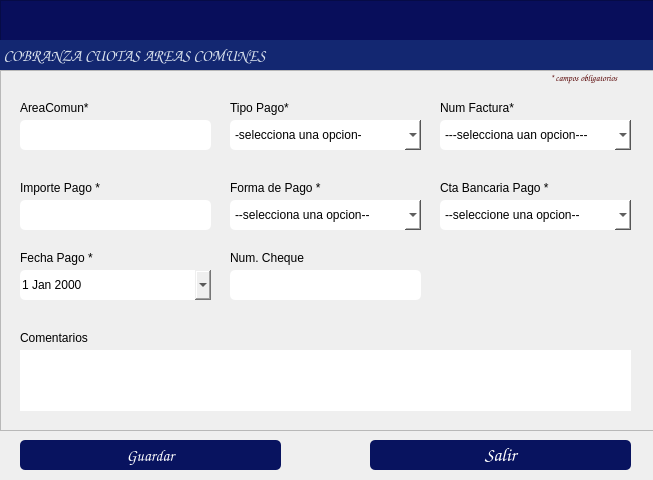
<?xml version="1.0" encoding="UTF-8"?>
<ui version="4.0">
 <class>Dialog</class>
 <widget class="QDialog" name="Dialog">
  <property name="windowModality">
   <enum>Qt::WindowModality::ApplicationModal</enum>
  </property>
  <property name="geometry">
   <rect>
    <x>0</x>
    <y>0</y>
    <width>653</width>
    <height>480</height>
   </rect>
  </property>
  <property name="windowTitle">
   <string/>
  </property>
  <property name="modal">
   <bool>true</bool>
  </property>
  <widget class="QPushButton" name="btnRegistrar">
   <property name="geometry">
    <rect>
     <x>20</x>
     <y>440</y>
     <width>261</width>
     <height>30</height>
    </rect>
   </property>
   <property name="font">
    <font>
     <family>Comic Sans MS</family>
     <pointsize>12</pointsize>
    </font>
   </property>
   <property name="styleSheet">
    <string notr="true">background-color: rgb(8, 19, 95);
color: rgb(255, 255, 255);
border-radius:5px;</string>
   </property>
   <property name="text">
    <string>Guardar</string>
   </property>
   <property name="icon">
    <iconset>
     <normaloff>../iconos/guardar.png</normaloff>../iconos/guardar.png</iconset>
   </property>
   <property name="iconSize">
    <size>
     <width>40</width>
     <height>40</height>
    </size>
   </property>
  </widget>
  <widget class="QPushButton" name="btnSalir">
   <property name="geometry">
    <rect>
     <x>370</x>
     <y>440</y>
     <width>261</width>
     <height>30</height>
    </rect>
   </property>
   <property name="font">
    <font>
     <family>Comic Sans MS</family>
     <pointsize>14</pointsize>
     <bold>false</bold>
    </font>
   </property>
   <property name="styleSheet">
    <string notr="true">background-color: rgb(8, 19, 95);
color: rgb(255, 255, 255);
border-radius:5px;</string>
   </property>
   <property name="text">
    <string>Salir</string>
   </property>
   <property name="icon">
    <iconset>
     <normaloff>../iconos/salir.ico</normaloff>../iconos/salir.ico</iconset>
   </property>
   <property name="iconSize">
    <size>
     <width>30</width>
     <height>30</height>
    </size>
   </property>
  </widget>
  <widget class="QFrame" name="frame_5">
   <property name="geometry">
    <rect>
     <x>0</x>
     <y>0</y>
     <width>681</width>
     <height>71</height>
    </rect>
   </property>
   <property name="maximumSize">
    <size>
     <width>16777215</width>
     <height>16777215</height>
    </size>
   </property>
   <property name="styleSheet">
    <string notr="true">background-color: rgb(8, 14, 91);</string>
   </property>
   <property name="frameShape">
    <enum>QFrame::Shape::StyledPanel</enum>
   </property>
   <property name="frameShadow">
    <enum>QFrame::Shadow::Raised</enum>
   </property>
   <widget class="QLabel" name="label_13">
    <property name="geometry">
     <rect>
      <x>0</x>
      <y>40</y>
      <width>832</width>
      <height>31</height>
     </rect>
    </property>
    <property name="font">
     <font>
      <family>Comic Sans MS</family>
      <pointsize>12</pointsize>
      <bold>true</bold>
     </font>
    </property>
    <property name="styleSheet">
     <string notr="true">color: rgb(255, 255, 255);
background-color: rgb(19, 39, 113);
color: rgb(255, 78, 2);
color: rgb(216, 224, 236);</string>
    </property>
    <property name="text">
     <string> COBRANZA CUOTAS AREAS COMUNES</string>
    </property>
    <property name="alignment">
     <set>Qt::AlignmentFlag::AlignLeading|Qt::AlignmentFlag::AlignLeft|Qt::AlignmentFlag::AlignVCenter</set>
    </property>
   </widget>
  </widget>
  <widget class="QFrame" name="frame">
   <property name="geometry">
    <rect>
     <x>0</x>
     <y>70</y>
     <width>671</width>
     <height>361</height>
    </rect>
   </property>
   <property name="frameShape">
    <enum>QFrame::Shape::StyledPanel</enum>
   </property>
   <property name="frameShadow">
    <enum>QFrame::Shadow::Raised</enum>
   </property>
   <widget class="QLabel" name="label_9">
    <property name="geometry">
     <rect>
      <x>230</x>
      <y>180</y>
      <width>81</width>
      <height>16</height>
     </rect>
    </property>
    <property name="text">
     <string>Num. Cheque</string>
    </property>
   </widget>
   <widget class="QComboBox" name="cmbTipoCuota">
    <property name="geometry">
     <rect>
      <x>230</x>
      <y>50</y>
      <width>191</width>
      <height>30</height>
     </rect>
    </property>
    <property name="styleSheet">
     <string notr="true">background-color: rgb(255, 255, 255);
border-radius:5px;</string>
    </property>
    <item>
     <property name="text">
      <string>-selecciona una opcion-</string>
     </property>
    </item>
    <item>
     <property name="text">
      <string>pago mensual</string>
     </property>
    </item>
    <item>
     <property name="text">
      <string>pago atrasado</string>
     </property>
    </item>
    <item>
     <property name="text">
      <string>pago anticipado</string>
     </property>
    </item>
    <item>
     <property name="text">
      <string>pago no identificado</string>
     </property>
    </item>
    <item>
     <property name="text">
      <string>pago parcial o a cuenta</string>
     </property>
    </item>
   </widget>
   <widget class="QTextEdit" name="txtComentarios">
    <property name="geometry">
     <rect>
      <x>20</x>
      <y>280</y>
      <width>611</width>
      <height>61</height>
     </rect>
    </property>
    <property name="styleSheet">
     <string notr="true">border-radius:5px;</string>
    </property>
   </widget>
   <widget class="QLabel" name="label_5">
    <property name="geometry">
     <rect>
      <x>230</x>
      <y>110</y>
      <width>91</width>
      <height>16</height>
     </rect>
    </property>
    <property name="text">
     <string>Forma de Pago *</string>
    </property>
   </widget>
   <widget class="QLabel" name="label">
    <property name="geometry">
     <rect>
      <x>20</x>
      <y>30</y>
      <width>81</width>
      <height>16</height>
     </rect>
    </property>
    <property name="text">
     <string>AreaComun*</string>
    </property>
   </widget>
   <widget class="QComboBox" name="cmbFormaPago">
    <property name="geometry">
     <rect>
      <x>230</x>
      <y>130</y>
      <width>191</width>
      <height>30</height>
     </rect>
    </property>
    <property name="styleSheet">
     <string notr="true">background-color: rgb(255, 255, 255);
border-radius:5px;</string>
    </property>
    <item>
     <property name="text">
      <string>--selecciona una opcion--</string>
     </property>
    </item>
    <item>
     <property name="text">
      <string>Transferencia SPEI</string>
     </property>
    </item>
    <item>
     <property name="text">
      <string>Cheque</string>
     </property>
    </item>
    <item>
     <property name="text">
      <string>Deposito Bancario</string>
     </property>
    </item>
    <item>
     <property name="text">
      <string>Transferencia Interna</string>
     </property>
    </item>
   </widget>
   <widget class="QLabel" name="label_6">
    <property name="geometry">
     <rect>
      <x>20</x>
      <y>110</y>
      <width>81</width>
      <height>16</height>
     </rect>
    </property>
    <property name="text">
     <string>Importe Pago *</string>
    </property>
   </widget>
   <widget class="QDateEdit" name="boxDate">
    <property name="geometry">
     <rect>
      <x>20</x>
      <y>200</y>
      <width>191</width>
      <height>30</height>
     </rect>
    </property>
    <property name="styleSheet">
     <string notr="true">border-radius:5px;</string>
    </property>
    <property name="calendarPopup">
     <bool>true</bool>
    </property>
   </widget>
   <widget class="QLabel" name="label_10">
    <property name="geometry">
     <rect>
      <x>20</x>
      <y>260</y>
      <width>71</width>
      <height>16</height>
     </rect>
    </property>
    <property name="text">
     <string>Comentarios</string>
    </property>
   </widget>
   <widget class="QLabel" name="label_12">
    <property name="geometry">
     <rect>
      <x>440</x>
      <y>30</y>
      <width>101</width>
      <height>16</height>
     </rect>
    </property>
    <property name="text">
     <string>Num Factura*</string>
    </property>
   </widget>
   <widget class="QLabel" name="label_7">
    <property name="geometry">
     <rect>
      <x>20</x>
      <y>180</y>
      <width>81</width>
      <height>16</height>
     </rect>
    </property>
    <property name="text">
     <string>Fecha Pago *</string>
    </property>
   </widget>
   <widget class="QComboBox" name="cmbCtaBancaria">
    <property name="geometry">
     <rect>
      <x>440</x>
      <y>130</y>
      <width>191</width>
      <height>30</height>
     </rect>
    </property>
    <property name="styleSheet">
     <string notr="true">background-color: rgb(255, 255, 255);
border-radius:5px;</string>
    </property>
    <item>
     <property name="text">
      <string>--seleccione una opcion--</string>
     </property>
    </item>
   </widget>
   <widget class="QLabel" name="label_4">
    <property name="geometry">
     <rect>
      <x>230</x>
      <y>30</y>
      <width>81</width>
      <height>16</height>
     </rect>
    </property>
    <property name="text">
     <string>Tipo Pago*</string>
    </property>
   </widget>
   <widget class="QLabel" name="label_8">
    <property name="geometry">
     <rect>
      <x>440</x>
      <y>110</y>
      <width>111</width>
      <height>16</height>
     </rect>
    </property>
    <property name="text">
     <string>Cta Bancaria Pago *</string>
    </property>
   </widget>
   <widget class="QComboBox" name="cmbFactura">
    <property name="geometry">
     <rect>
      <x>440</x>
      <y>50</y>
      <width>191</width>
      <height>30</height>
     </rect>
    </property>
    <property name="styleSheet">
     <string notr="true">background-color: rgb(255, 255, 255);
border-radius:5px;
</string>
    </property>
    <item>
     <property name="text">
      <string>---selecciona uan opcion---</string>
     </property>
    </item>
   </widget>
   <widget class="QLineEdit" name="txtAreaC">
    <property name="geometry">
     <rect>
      <x>20</x>
      <y>50</y>
      <width>191</width>
      <height>30</height>
     </rect>
    </property>
    <property name="styleSheet">
     <string notr="true">border-radius:5px;</string>
    </property>
   </widget>
   <widget class="QLineEdit" name="txtImporte">
    <property name="geometry">
     <rect>
      <x>20</x>
      <y>130</y>
      <width>191</width>
      <height>30</height>
     </rect>
    </property>
    <property name="styleSheet">
     <string notr="true">border-radius:5px;</string>
    </property>
   </widget>
   <widget class="QLineEdit" name="txtCheque">
    <property name="geometry">
     <rect>
      <x>230</x>
      <y>200</y>
      <width>191</width>
      <height>30</height>
     </rect>
    </property>
    <property name="styleSheet">
     <string notr="true">border-radius:5px;</string>
    </property>
   </widget>
   <widget class="QLabel" name="label_3">
    <property name="geometry">
     <rect>
      <x>550</x>
      <y>0</y>
      <width>151</width>
      <height>16</height>
     </rect>
    </property>
    <property name="font">
     <font>
      <family>Comic Sans MS</family>
      <pointsize>7</pointsize>
      <italic>true</italic>
      <bold>true</bold>
     </font>
    </property>
    <property name="styleSheet">
     <string notr="true">color: rgb(85, 0, 0);</string>
    </property>
    <property name="text">
     <string>* campos obligatorios</string>
    </property>
   </widget>
  </widget>
 </widget>
 <resources/>
 <connections/>
</ui>
